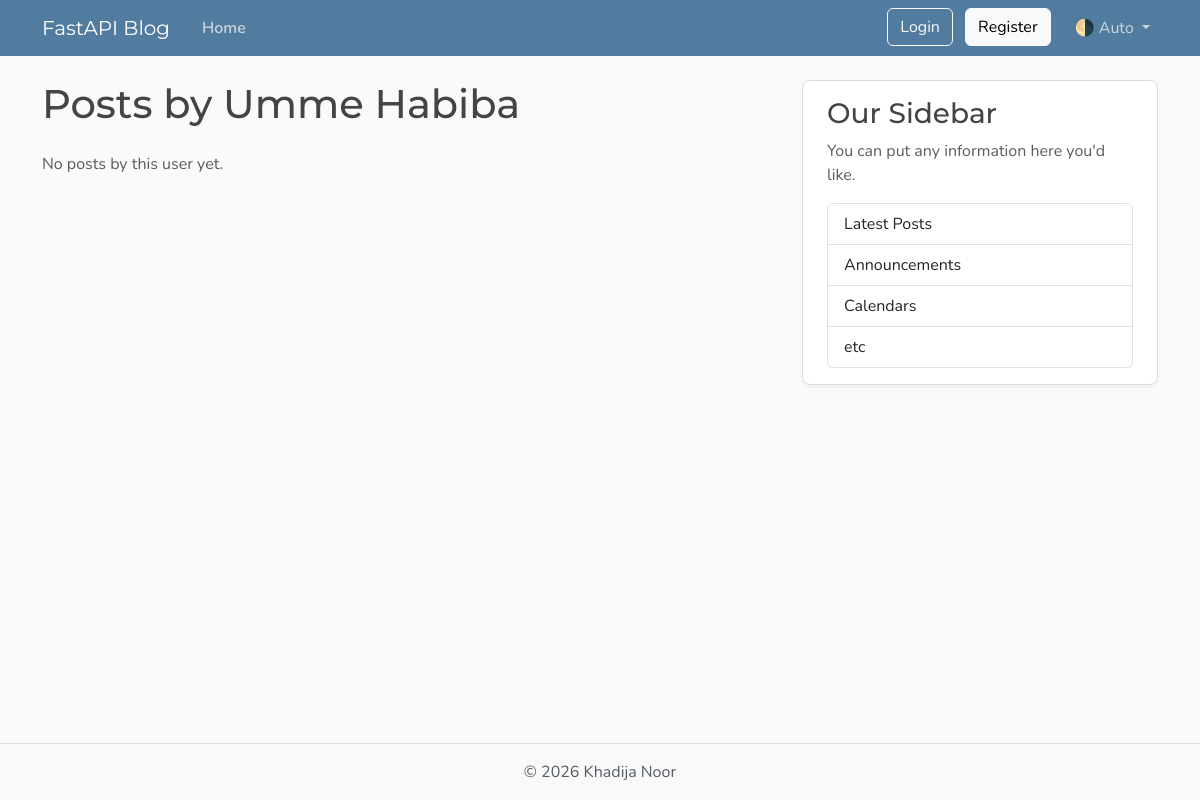
Before: /users/1/posts with the older database file.
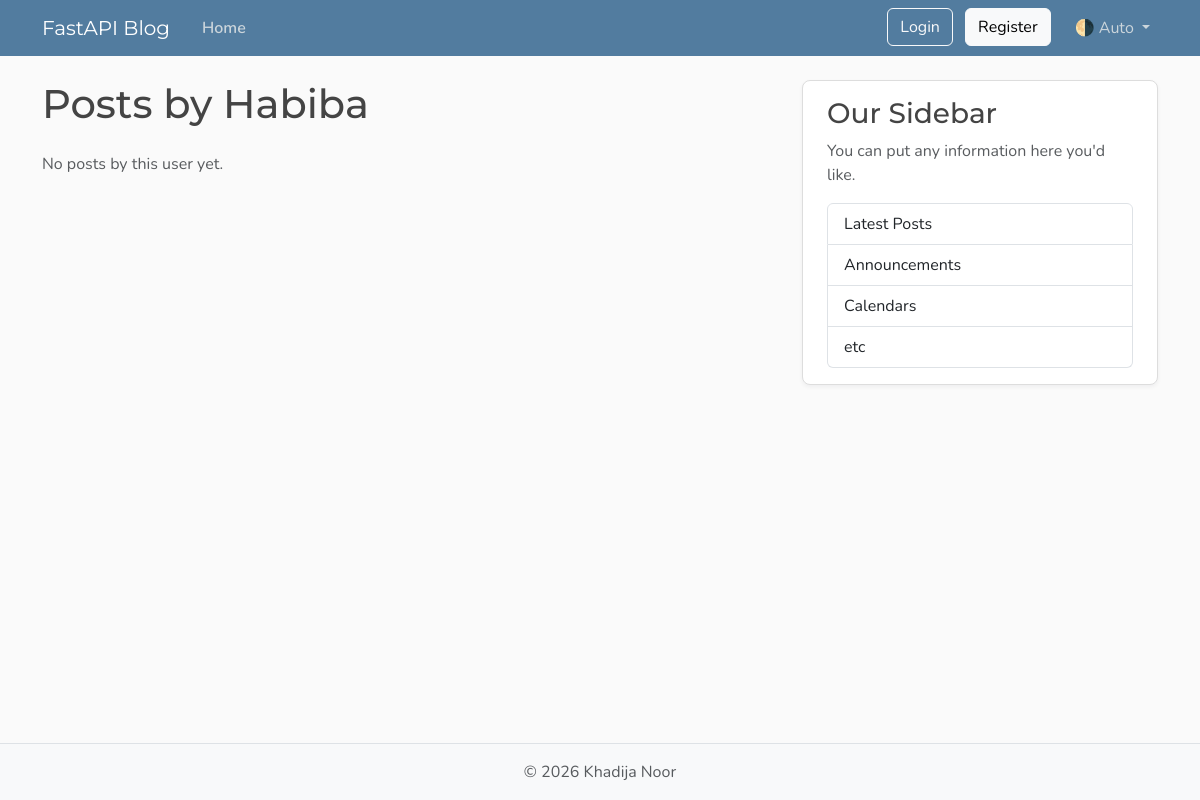
After: the same page with the newer database file.
### models.py (models this page shows, shortened)
class User(Base):  # inherits from Base so SQLAlchemy tracks this as a DB table
    __tablename__ = "users"  # actual table name in the database
    id: Mapped[int] = mapped_column(
        Integer, primary_key=True, index=True
    )  # unique row id, auto-incremented
    username: Mapped[str] = mapped_column(
        String(50), unique=True, nullable=False
    )  # max 50 chars, must be unique
    email: Mapped[str] = mapped_column(
        String(120), unique=True, nullable=False
    )  # max 120 chars, must be unique
    password_hash: Mapped[str] = mapped_column(
        String(200),  nullable=False
    )
    image_file: Mapped[str | None] = (
        mapped_column(  # Mapped[str | None] = can be null we are saving image name insted of full paths
            String(200),
            nullable=True,  # optional field
            default=None,  # defaults to no image
        )
    )
    posts: Mapped[list[Post]] = relationship(
        back_populates="author", cascade="all, delete-orphan"
    )  # one user -> many posts also we eaw usin[Post] before its define below so this version of python allows it called forward refernce

### main.py (the view)
@app.get("/users/{user_id}/posts", include_in_schema=False, name="user_posts")
async def user_posts_page(
    request: Request,
    user_id: int,
    db: Annotated[AsyncSession, Depends(get_db)],
):
    result = await db.execute(select(models.User).where(models.User.id == user_id))
    user = result.scalars().first()
    if not user:
        raise HTTPException(
            status_code=status.HTTP_404_NOT_FOUND,
            detail="User not found",
        )
    result = await db.execute(
        select(models.Post)
        .options(selectinload(models.Post.author))
        .where(models.Post.user_id == user_id)
        .order_by(models.Post.date_posted.desc())
    )
    posts = result.scalars().all()
    return templates.TemplateResponse(
        request,
        "user_posts.html",
        {"posts": posts, "user": user, "title": f"{user.username}'s Posts"},
    )

### templates/user_posts.html
{% extends "layout.html" %}
{% block content %}
  <h1 class="mb-4">Posts by {{ user.username }}</h1>
  {% for post in posts %}
    <article class="content-section py-3 px-4 mb-4">
      <div class="d-flex align-items-start gap-4">
        <img class="rounded-circle article-img flex-shrink-0"
             src="{{ post.author.image_path }}"
             alt="{{ post.author.username }}'s profile picture"
             width="64"
             height="64"
             loading="lazy">
        <div class="flex-grow-1" style="min-width:0;overflow:hidden;">
          <div class="article-metadata mb-2">
            <a class="me-2"
               href="{{ url_for('user_posts', user_id=post.author.id) }}">{{ post.author.username }}</a>
            <small class="text-body-secondary">{{ post.date_posted.strftime("%B %d, %Y") }}</small>
          </div>
          <h2 style="overflow-wrap:break-word;word-break:break-word;">
            <a class="article-title"
               href="{{ url_for('post_page', post_id=post.id) }}">{{ post.title }}</a>
          </h2>
          <p class="article-content" style="overflow-wrap:break-word;word-break:break-word;">{{ post.content }}</p>
        </div>
      </div>
    </article>
  {% else %}
    <p class="text-body-secondary">No posts by this user yet.</p>
  {% endfor %}
{% endblock content %}

### templates/layout.html (shortened to what this page needs)
<!DOCTYPE html>
<html lang="en">
<head>
  <link href="https://cdn.jsdelivr.net/npm/bootstrap@5.3.8/dist/css/bootstrap.min.css" rel="stylesheet"
>
  <link rel="stylesheet" type="text/css" href="{{ url_for('static', path='css/main.css') }}">
</head>
<body class="d-flex flex-column min-vh-100">
  <header class="site-header">
    <nav class="navbar navbar-expand-md bg-steel fixed-top" data-bs-theme="dark">
      <div class="container">
        <a class="navbar-brand me-4" href="{{url_for('home')}}">FastAPI Blog</a>
        <div class="collapse navbar-collapse" id="navbarToggle">
          <div class="navbar-nav me-auto">
            <a class="nav-link active" aria-current="page" href="{{url_for('home')}}">Home</a>
          </div>
          <div class="navbar-nav">
            <div id="loggedOutNav">
              <a class="btn btn-outline-light mb-2 mb-md-0 me-md-2" href="{{ url_for('login_page') }}">Login</a>
              <a class="btn btn-light mb-2 mb-md-0 me-md-3" href="{{ url_for('register_page') }}">Register</a>
            </div>
            <div class="nav-item dropdown">
              <a class="nav-link dropdown-toggle" href="#" role="button" id="bd-theme" data-bs-toggle="dropdown"
                aria-expanded="false">
                <span id="bd-theme-text">🌗 Auto</span>
              </a>
            </div>
          </div>
        </div>
      </div>
    </nav>
  </header>
  <main role="main" class="container">
    <div class="row">
      <div class="col-md-8">
        {% block content %}
        {% endblock content %}
      </div>
      <aside class="col-md-4">
        <div class="content-section py-3 px-4 mb-4">
          <h3>Our Sidebar</h3>
          <p class="text-body-secondary">You can put any information here you'd like.</p>
          <ul class="list-group">
            <li class="list-group-item">Latest Posts</li>
            <li class="list-group-item">Announcements</li>
            <li class="list-group-item">Calendars</li>
            <li class="list-group-item">etc</li>
          </ul>
        </div>
      </aside>
    </div>
  </main>
  <footer class="mt-auto py-3 bg-body-tertiary border-top">
    <div class="container text-center">
      <p class="text-body-secondary mb-0">
        © <span id="year"></span> Khadija Noor
      </p>
    </div>
  </footer>
</body>
</html>

### static/css/main.css (style rules this page uses)
:root { --font-heading: "Montserrat", system-ui, -apple-system, BlinkMacSystemFont, sans-serif; --font-body: "Nunito", system-ui, -apple-system, BlinkMacSystemFont, sans-serif; --color-bg-body: #fafafa; --color-bg-content: #ffffff; --color-text-primary: #333333; --color-text-heading: #444444; --color-steel: #527c9f; --color-nav-link: #cbd5db; --color-nav-link-hover: #ffffff; --color-link-hover: #428bca; --color-border: #dddddd; --color-border-light: #e3e3e3; --spacing-xl: 5rem; --article-img-size: 4rem; --account-img-size: 7.813rem; }
body { font-family: var(--font-body); background: var(--color-bg-body); color: var(--color-text-primary); }
main { padding-top: var(--spacing-xl); }
h1, h2, h3, h4, h5, h6 { font-family: var(--font-heading); color: var(--color-text-heading); }
.navbar-brand { font-family: var(--font-heading); }
a { text-decoration: none; }
.bg-steel { background-color: var(--color-steel); }
.site-header .navbar-nav .nav-link { color: var(--color-nav-link); transition: color 0.2s ease-in-out; }
.site-header .navbar-nav .nav-link.active { font-weight: 600; }
.content-section { background: var(--color-bg-content); border: 1px solid var(--color-border); border-radius: 0.5rem; box-shadow: 0 2px 4px rgba(15, 23, 42, 0.05); transition: box-shadow 0.15s ease, transform 0.15s ease, border-color 0.15s ease; overflow: hidden; }
[data-bs-theme="dark"] { --color-bg-body: #1a1a1a; --color-bg-content: #2d2d2d; --color-text-primary: #e0e0e0; --color-text-heading: #f0f0f0; --color-border: #404040; --color-border-light: #4a4a4a; }

Changed rows visible on the page:
changed User: username "Umme Habiba" → "Habiba"
